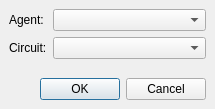
<ui version="4.0" >
 <class>GasAgent</class>
 <widget class="QDialog" name="GasAgent" >
  <property name="geometry" >
   <rect>
    <x>0</x>
    <y>0</y>
    <width>215</width>
    <height>109</height>
   </rect>
  </property>
  <property name="windowTitle" >
   <string>Change Anesthetic Agent and Circuit Type</string>
  </property>
  <property name="modal" >
   <bool>true</bool>
  </property>
  <layout class="QVBoxLayout" >
   <property name="margin" >
    <number>9</number>
   </property>
   <property name="spacing" >
    <number>6</number>
   </property>
   <item>
    <layout class="QGridLayout" >
     <property name="margin" >
      <number>0</number>
     </property>
     <property name="spacing" >
      <number>6</number>
     </property>
     <item row="1" column="1" >
      <widget class="QComboBox" name="cbCircuit" >
       <property name="sizePolicy" >
        <sizepolicy>
         <hsizetype>5</hsizetype>
         <vsizetype>0</vsizetype>
         <horstretch>1</horstretch>
         <verstretch>0</verstretch>
        </sizepolicy>
       </property>
      </widget>
     </item>
     <item row="0" column="0" >
      <widget class="QLabel" name="lAgent" >
       <property name="text" >
        <string>Agent:</string>
       </property>
      </widget>
     </item>
     <item row="1" column="0" >
      <widget class="QLabel" name="lCircuit" >
       <property name="text" >
        <string>Circuit:</string>
       </property>
      </widget>
     </item>
     <item row="0" column="1" >
      <widget class="QComboBox" name="cbAgent" >
       <property name="sizePolicy" >
        <sizepolicy>
         <hsizetype>5</hsizetype>
         <vsizetype>0</vsizetype>
         <horstretch>1</horstretch>
         <verstretch>0</verstretch>
        </sizepolicy>
       </property>
      </widget>
     </item>
    </layout>
   </item>
   <item>
    <spacer>
     <property name="orientation" >
      <enum>Qt::Vertical</enum>
     </property>
     <property name="sizeHint" >
      <size>
       <width>197</width>
       <height>16</height>
      </size>
     </property>
    </spacer>
   </item>
   <item>
    <widget class="QDialogButtonBox" name="buttonBox" >
     <property name="sizePolicy" >
      <sizepolicy>
       <hsizetype>7</hsizetype>
       <vsizetype>5</vsizetype>
       <horstretch>0</horstretch>
       <verstretch>0</verstretch>
      </sizepolicy>
     </property>
     <property name="orientation" >
      <enum>Qt::Horizontal</enum>
     </property>
     <property name="standardButtons" >
      <set>QDialogButtonBox::Cancel|QDialogButtonBox::NoButton|QDialogButtonBox::Ok</set>
     </property>
    </widget>
   </item>
  </layout>
 </widget>
 <resources/>
 <connections/>
</ui>
